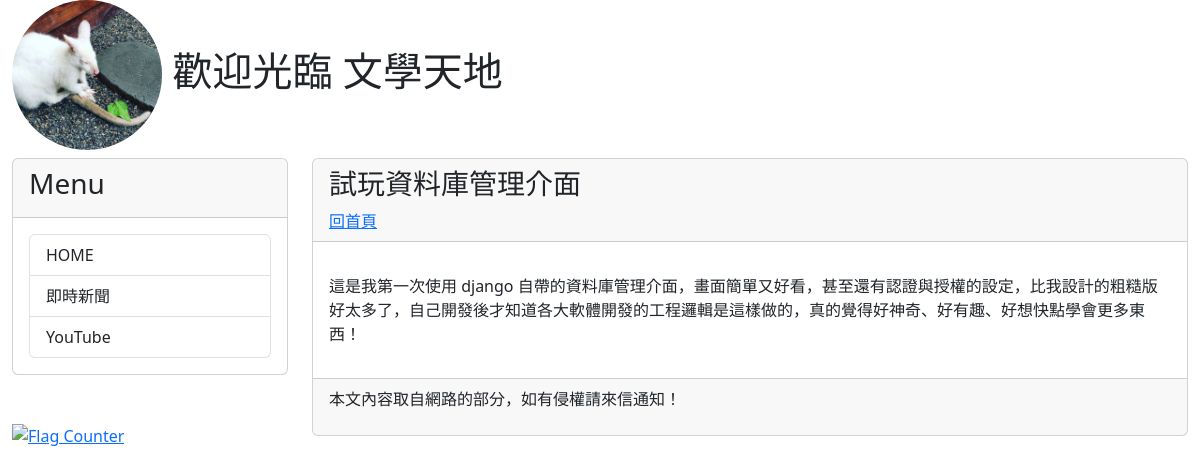
Page /post/first-post/ on the committed database.
### mysite/models.py (models this page shows, shortened)
class Post(models.Model):
    title = models.CharField(max_length=200)
    slug = models.CharField(max_length=200)
    body = models.TextField()
    author = models.CharField(max_length=50, null=True)
    pub_date = models.DateTimeField(auto_now_add=True)
    class Meta:
        ordering = ('-pub_date',)

### mysite/views.py (the view)
# urls.py: path('post/<slug:slug>/', showpost),
def showpost(request, slug):
    try:
        post = Post.objects.get(slug = slug)
        if post != None:
            return render(request, 'post.html', locals())
    except:
        return redirect('/')

### mysite/templatetags/markdown_extras.py (called while the page is built)
@register.filter
def convert_markdown(text):
    return markdown.markdown(text)

### templates/post.html (shortened to what this page needs)
{% extends 'base.html' %}
{% load markdown_extras %}
{% block headmessage %}
    <h3>{{ post.title }}</h3>
    <a href="/">回首頁</a>
{% endblock %}
{% block content %}
    <p>{{ post.body | convert_markdown | safe }}</p>
{% endblock %}

### rows in the picture
Post: title "試玩資料庫管理介面", body|convert_markdown "這是我第一次使用 django 自帶的資料庫管理介面，畫面簡單又好看，甚至還有認證與授權的設定，比我設計的粗糙版好太多了，自己開發後才知道各大軟體開發的工程邏輯是這樣做的，真的覺得好神奇、好有趣、好想快點學會更多東西！"
